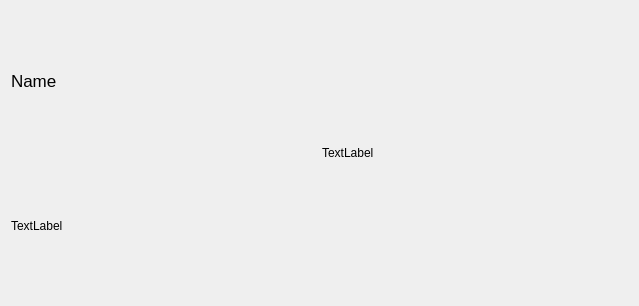
<?xml version="1.0" encoding="UTF-8"?>
<ui version="4.0">
 <class>Form</class>
 <widget class="QWidget" name="Form">
  <property name="geometry">
   <rect>
    <x>0</x>
    <y>0</y>
    <width>639</width>
    <height>306</height>
   </rect>
  </property>
  <property name="windowTitle">
   <string>Form</string>
  </property>
  <layout class="QVBoxLayout" name="verticalLayout_2">
   <item>
    <layout class="QHBoxLayout" name="horizontalLayout">
     <item>
      <layout class="QVBoxLayout" name="verticalLayout">
       <item>
        <widget class="QLabel" name="L_ItemName">
         <property name="font">
          <font>
           <pointsize>13</pointsize>
          </font>
         </property>
         <property name="text">
          <string>Name</string>
         </property>
        </widget>
       </item>
       <item>
        <widget class="QLabel" name="L_ItemPrice">
         <property name="text">
          <string>TextLabel</string>
         </property>
        </widget>
       </item>
      </layout>
     </item>
     <item>
      <widget class="QLabel" name="L_ItemQuantity">
       <property name="minimumSize">
        <size>
         <width>306</width>
         <height>0</height>
        </size>
       </property>
       <property name="text">
        <string>TextLabel</string>
       </property>
      </widget>
     </item>
    </layout>
   </item>
  </layout>
 </widget>
 <resources/>
 <connections/>
</ui>
